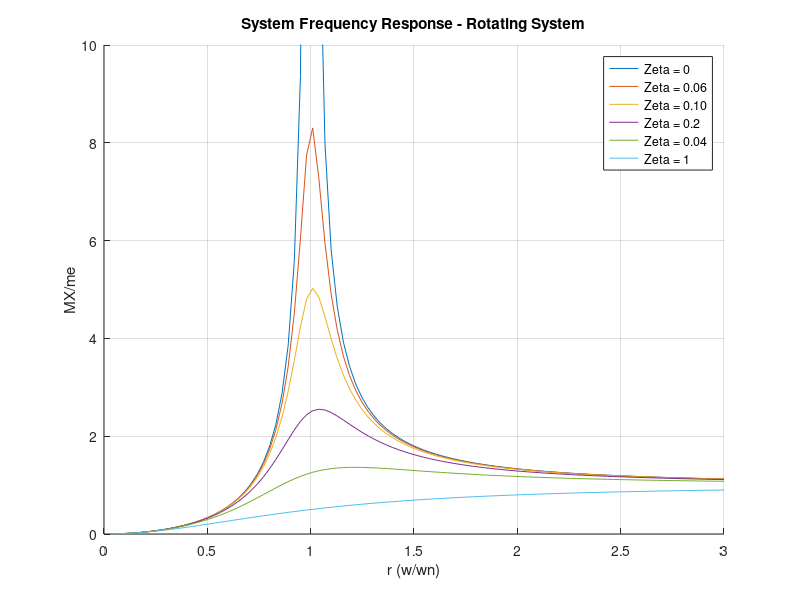

Source code (MATLAB):

% Problem 5
zeta1 = 0;
zeta2 = 0.06;
zeta3 = 0.1;
zeta4 = 0.2;
zeta5 = 0.4;
zeta6 = 1;


% y2 = 1 / (sqrt( (1 - r^2)^2 + (2*zeta2*r)^2) );
% plot(r, y2);
for i=1:101,
    r(i) = 3* i/101;
    y1(i) = r(i)^2 / (sqrt( (1 - r(i)^2)^2 + (2*zeta1*r(i))^2) );
end

hold on;
plot(r,y1);
for i=1:101,
    r(i) = 3* i/101;
    y2(i) = r(i)^2 / (sqrt( (1 - r(i)^2)^2 + (2*zeta2*r(i))^2) );
end
plot(r,y2);
hold on;

for i=1:101,
    r(i) = 3* i/101;
    y3(i) = r(i)^2 / (sqrt( (1 - r(i)^2)^2 + (2*zeta3*r(i))^2) );
end
plot(r,y3);
hold on;

for i=1:101,
    r(i) = 3* i/101;
    y4(i) = r(i)^2 / (sqrt( (1 - r(i)^2)^2 + (2*zeta4*r(i))^2) );
end
plot(r,y4);
hold on;

for i=1:101,
    r(i) = 3* i/101;
    y5(i) = r(i)^2 / (sqrt( (1 - r(i)^2)^2 + (2*zeta5*r(i))^2) );
end
plot(r,y5);
hold on;

for i=1:101,
    r(i) = 3* i/101;
    y6(i) = r(i)^2 / (sqrt( (1 - r(i)^2)^2 + (2*zeta6*r(i))^2) );
end
plot(r,y6);
hold off;


title('System Frequency Response - Rotating System');
xlabel('r (w/wn)');
xlim([0 3]);
ylim([0 10]);
ylabel('MX/me');
legend('Zeta = 0', 'Zeta = 0.06', 'Zeta = 0.10', 'Zeta = 0.2', 'Zeta = 0.04', 'Zeta = 1');
grid;